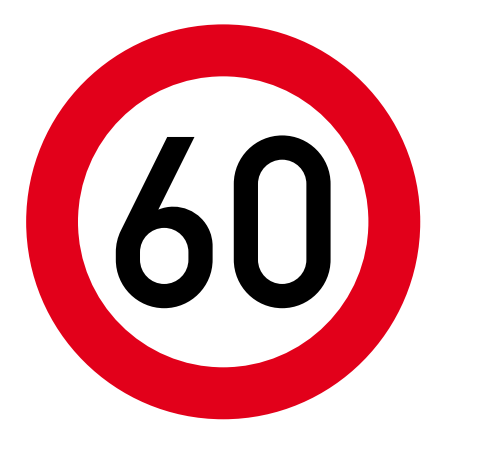
#> input picture webImages/60km_3_.PNG, 503 x 462 px; its folder holds 4 pictures in this run
$ jupyter execute --allow-errors Traffic_Sign_Classifier-Copy1.ipynb   (shell and % lines are left out)
#> lines starting #> are read from the running program, lines starting #| are printed output that depends on the picture
# Self-Driving Car Engineer Nanodegree

## Deep Learning

## Project: Build a Traffic Sign Recognition Classifier

In this notebook, a template is provided for you to implement your functionality in stages, which is required to successfully complete this project. If additional code is required that cannot be included in the notebook, be sure that the Python code is successfully imported and included in your submission if necessary.

> **Note**: Once you have completed all of the code implementations, you need to finalize your work by exporting the iPython Notebook as an HTML document. Before exporting the notebook to html, all of the code cells need to have been run so that reviewers can see the final implementation and output. You can then export the notebook by using the menu above and navigating to  \n",
    "**File -> Download as -> HTML (.html)**. Include the finished document along with this notebook as your submission.

In addition to implementing code, there is a writeup to complete. The writeup should be completed in a separate file, which can be either a markdown file or a pdf document. There is a [write up template](https://github.com/udacity/CarND-Traffic-Sign-Classifier-Project/blob/master/writeup_template.md) that can be used to guide the writing process. Completing the code template and writeup template will cover all of the [rubric points](https://review.udacity.com/#!/rubrics/481/view) for this project.

The [rubric](https://review.udacity.com/#!/rubrics/481/view) contains "Stand Out Suggestions" for enhancing the project beyond the minimum requirements. The stand out suggestions are optional. If you decide to pursue the "stand out suggestions", you can include the code in this Ipython notebook and also discuss the results in the writeup file.

>**Note:** Code and Markdown cells can be executed using the **Shift + Enter** keyboard shortcut. In addition, Markdown cells can be edited by typically double-clicking the cell to enter edit mode.

---
## Step 0: Load The Data

[cell 1]
# Load pickled data
import pickle
import tensorflow as tf
import numpy as np
import pandas as pd
from sklearn.utils import shuffle
import matplotlib.pyplot as plt
import random
# Visualizations will be shown in the notebook.

# TODO: Fill this in based on where you saved the training and testing data

training_file = "D:/Udacity_selfdriving/traffic-signs-data/train.p"
validation_file="D:/Udacity_selfdriving/traffic-signs-data/valid.p"
testing_file = "D:/Udacity_selfdriving/traffic-signs-data/test.p"

#> (the rest of this cell did not finish here and is left out)

## Read class labels in to python script

[cell 2]
#import pandas as pd
classFileName = "D:/Udacity_selfdriving/CarND-Traffic-Sign-Classifier-Project/signnames.csv"

#> (the rest of this cell did not finish here and is left out)

#> (a cell that did not finish here is left out)

### Function to find the count of unique values in the lables

[cell 4]
def find_unique_count(labels_array):
    result = set(x  for x in labels_array)
    return len(result),list(x for x in result)
#find_unique_count(test['labels'])

---

## Step 1: Dataset Summary & Exploration

The pickled data is a dictionary with 4 key/value pairs:

- `'features'` is a 4D array containing raw pixel data of the traffic sign images, (num examples, width, height, channels).
- `'labels'` is a 1D array containing the label/class id of the traffic sign. The file `signnames.csv` contains id -> name mappings for each id.
- `'sizes'` is a list containing tuples, (width, height) representing the original width and height the image.
- `'coords'` is a list containing tuples, (x1, y1, x2, y2) representing coordinates of a bounding box around the sign in the image. **THESE COORDINATES ASSUME THE ORIGINAL IMAGE. THE PICKLED DATA CONTAINS RESIZED VERSIONS (32 by 32) OF THESE IMAGES**

Complete the basic data summary below. Use python, numpy and/or pandas methods to calculate the data summary rather than hard coding the results. For example, the [pandas shape method](http://pandas.pydata.org/pandas-docs/stable/generated/pandas.DataFrame.shape.html) might be useful for calculating some of the summary results.

### Provide a Basic Summary of the Data Set Using Python, Numpy and/or Pandas

#> (a cell that did not finish here is left out)

[cell 6]
# Visualization of data

# Making a histogram for the distribution
plt.figure()
#> (the rest of this cell did not finish here and is left out)

### Include an exploratory visualization of the dataset

Visualize the German Traffic Signs Dataset using the pickled file(s). This is open ended, suggestions include: plotting traffic sign images, plotting the count of each sign, etc.

The [Matplotlib](http://matplotlib.org/) [examples](http://matplotlib.org/examples/index.html) and [gallery](http://matplotlib.org/gallery.html) pages are a great resource for doing visualizations in Python.

**NOTE:** It's recommended you start with something simple first. If you wish to do more, come back to it after you've completed the rest of the sections. It can be interesting to look at the distribution of classes in the training, validation and test set. Is the distribution the same? Are there more examples of some classes than others?

[cell 7]
### Data exploration visualization code goes here.
### Feel free to use as many code cells as needed.
import matplotlib.pyplot as plt
import random
# Visualizations will be shown in the notebook.

## Visualize a sample image
#> (the rest of this cell did not finish here and is left out)

----

## Step 2: Design and Test a Model Architecture

Design and implement a deep learning model that learns to recognize traffic signs. Train and test your model on the [German Traffic Sign Dataset](http://benchmark.ini.rub.de/?section=gtsrb&subsection=dataset).

The LeNet-5 implementation shown in the [classroom](https://classroom.udacity.com/nanodegrees/nd013/parts/fbf77062-5703-404e-b60c-95b78b2f3f9e/modules/6df7ae49-c61c-4bb2-a23e-6527e69209ec/lessons/601ae704-1035-4287-8b11-e2c2716217ad/concepts/d4aca031-508f-4e0b-b493-e7b706120f81) at the end of the CNN lesson is a solid starting point. You'll have to change the number of classes and possibly the preprocessing, but aside from that it's plug and play!

With the LeNet-5 solution from the lecture, you should expect a validation set accuracy of about 0.89. To meet specifications, the validation set accuracy will need to be at least 0.93. It is possible to get an even higher accuracy, but 0.93 is the minimum for a successful project submission.

There are various aspects to consider when thinking about this problem:

- Neural network architecture (is the network over or underfitting?)
- Play around preprocessing techniques (normalization, rgb to grayscale, etc)
- Number of examples per label (some have more than others).
- Generate fake data.

Here is an example of a [published baseline model on this problem](http://yann.lecun.com/exdb/publis/pdf/sermanet-ijcnn-11.pdf). It's not required to be familiar with the approach used in the paper but, it's good practice to try to read papers like these.

### Pre-process the Data Set (normalization, grayscale, etc.)

Minimally, the image data should be normalized so that the data has mean zero and equal variance. For image data, `(pixel - 128)/ 128` is a quick way to approximately normalize the data and can be used in this project.

Other pre-processing steps are optional. You can try different techniques to see if it improves performance.

Use the code cell (or multiple code cells, if necessary) to implement the first step of your project.

[cell 8]
import cv2

# Grayscales an image
def grayscale(img):
    img = cv2.cvtColor(img, cv2.COLOR_BGR2GRAY)
    return img

# Normalizes the data between 0.1 and 0.9 instead of 0 to 255
def normalize(data):
    return data / 255 * 0.8 + 0.1

# Iterates through grayscale for each image in the data
def preprocess(data):
    gray_images = []
    for image in data:
        gray = grayscale(image)
        gray_images.append(gray)

    return np.array(gray_images)

[cell 9]
from numpy import newaxis
#import numpy as np

print('Preprocessing training data...')

# Iterate through grayscale
#> (the rest of this cell did not finish here and is left out)

## Features and Labels
Train LeNet to classify [MNIST](http://yann.lecun.com/exdb/mnist/) data.

`x` is a placeholder for a batch of input images.
`y` is a placeholder for a batch of output labels.

You do not need to modify this section.

### Model Architecture

[cell 10]
### Define your architecture here.
### Feel free to use as many code cells as needed.
from tensorflow.contrib.layers import flatten

# [59 lines left out: function LeNet, not called in this run]

[cell 11]
EPOCHS = 10
BATCH_SIZE = 250

#> (the rest of this cell did not finish here and is left out)

### Train, Validate and Test the Model

A validation set can be used to assess how well the model is performing. A low accuracy on the training and validation
sets imply underfitting. A high accuracy on the training set but low accuracy on the validation set implies overfitting.

## Training Pipeline
Create a training pipeline that uses the model to classify MNIST data.

You do not need to modify this section.

[cell 12]
## Train your model here.
## Calculate and report the accuracy on the training and validation set.
### Once a final model architecture is selected,
### the accuracy on the test set should be calculated and reported as well.
### Feel free to use as many code cells as needed.
rate = 0.005

#> (the rest of this cell did not finish here and is left out)

## Model Evaluation
Evaluate how well the loss and accuracy of the model for a given dataset.

You do not need to modify this section.

#> (a cell that did not finish here is left out)

## Train the Model
Run the training data through the training pipeline to train the model.

Before each epoch, shuffle the training set.

After each epoch, measure the loss and accuracy of the validation set.

Save the model after training.

You do not need to modify this section.

[cell 14]
### Feel free to use as many code cells as needed.
save_file = 'D:/Udacity_selfdriving/traffic-signs-data/train_model.ckpt'
#> (the rest of this cell did not finish here and is left out)

## Evaluate the Model
Once you are completely satisfied with your model, evaluate the performance of the model on the test set.

Be sure to only do this once!

If you were to measure the performance of your trained model on the test set, then improve your model, and then measure the performance of your model on the test set again, that would invalidate your test results. You wouldn't get a true measure of how well your model would perform against real data.

You do not need to modify this section.

#> (a cell that did not finish here is left out)

---

## Step 3: Test a Model on New Images

To give yourself more insight into how your model is working, download at least five pictures of German traffic signs from the web and use your model to predict the traffic sign type.

You may find `signnames.csv` useful as it contains mappings from the class id (integer) to the actual sign name.

### Load and Output the Images

[cell 16]
### Load the images and plot them here.
### Feel free to use as many code cells as needed.import glob
import glob
filenames = [img for img in glob.glob("D:/Udacity_selfdriving/CarND-Traffic-Sign-Classifier-Project/webImages/*.png")]

filenames.sort() # ADD THIS LINE
images=[]
Y=[]
count=0
for img in filenames:
    n= cv2.imread(img)
#> n is the input picture: shape (462, 503, 3); mean B, G, R 181.2, 174.9, 229.3
    cv_rgb = cv2.cvtColor(n, cv2.COLOR_BGR2RGB)
    cv_rgb=cv2.resize(cv_rgb,(32, 32), interpolation = cv2.INTER_AREA)
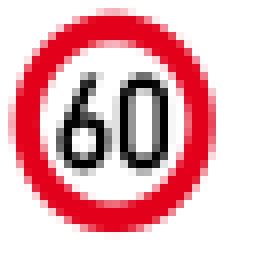
#> cv_rgb: shape (32, 32, 3) (shown 8 times larger); mean R, G, B 229.3, 174.9, 181.2
    plt.imshow(cv_rgb)
    if(count==0):
        #images=cv_rgb*0
        print("count is 0")
        #print(np.shape(images))


    images.append(cv_rgb)
    #print(np.shape(images))

    count+=1
    #print(count)
    Y.append(img.split("_")[2])
#> pass 2 of the loop `for img in filenames:`:
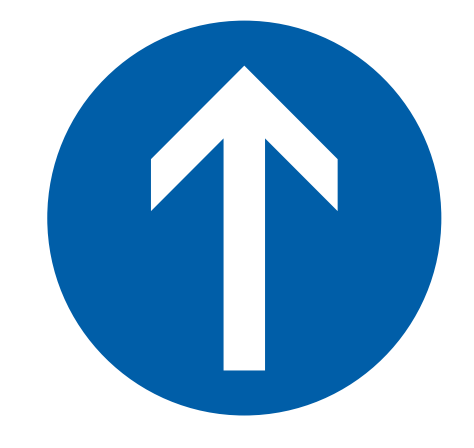
#> input picture webImages/ahead_34_.PNG, 474 x 448 px
#> n is the input picture: shape (448, 474, 3); mean B, G, R 213, 177.3, 131.9
#> `cv_rgb=cv2.resize(cv_rgb,(32, 32), interpolation = cv2.INTER_AREA)`:
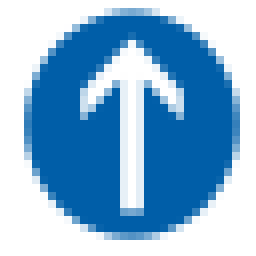
#> cv_rgb: shape (32, 32, 3) (shown 8 times larger); mean R, G, B 131.9, 177.3, 213
images=np.array(images)
# Iterate through grayscale
images = preprocess(images)
#> the loop in preprocess, `for image in data:` made 4 passes
#> pass 1, in grayscale, `img = cv2.cvtColor(img, cv2.COLOR_BGR2GRAY)`:
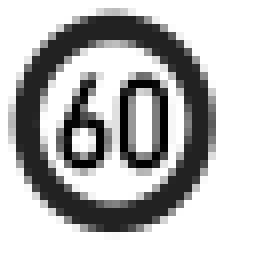
#> img: shape (32, 32) (shown 8 times larger); min 0, max 255, mean 183.1
#> pass 2, in grayscale (call 2), `img = cv2.cvtColor(img, cv2.COLOR_BGR2GRAY)`:
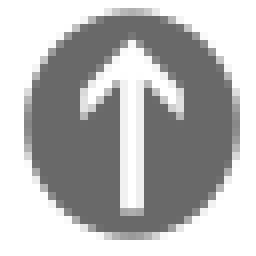
#> img: shape (32, 32) (shown 8 times larger); min 105, max 255, mean 182.6
images = images[..., newaxis]

# Normalize
images = normalize(images)
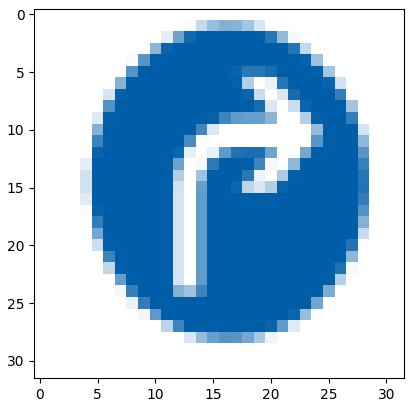
#> figure drawn by matplotlib, 1 panel

[cell 17]
#cv_rgb = cv2.cvtColor(n, cv2.COLOR_BGR2RGB)
n= cv2.imread(filenames[0])
cv_rgb = cv2.cvtColor(n, cv2.COLOR_BGR2RGB)
cv_rgb=cv2.resize(cv_rgb,(32, 32), interpolation = cv2.INTER_AREA)
plt.imshow(cv_rgb)
Y

print(images.shape)
#| (4, 32, 32, 1)
